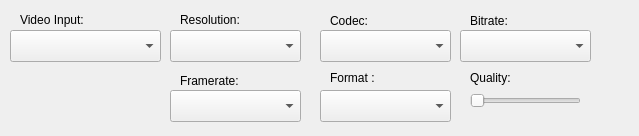
<?xml version="1.0" encoding="UTF-8"?>
<ui version="4.0">
 <class>VideoSetting</class>
 <widget class="QWidget" name="VideoSetting">
  <property name="geometry">
   <rect>
    <x>0</x>
    <y>0</y>
    <width>639</width>
    <height>136</height>
   </rect>
  </property>
  <property name="windowTitle">
   <string>Form</string>
  </property>
  <widget class="QComboBox" name="videoResolutionBox">
   <property name="geometry">
    <rect>
     <x>170</x>
     <y>30</y>
     <width>131</width>
     <height>32</height>
    </rect>
   </property>
  </widget>
  <widget class="QLabel" name="label_9">
   <property name="geometry">
    <rect>
     <x>180</x>
     <y>70</y>
     <width>91</width>
     <height>21</height>
    </rect>
   </property>
   <property name="text">
    <string>Framerate:</string>
   </property>
  </widget>
  <widget class="QComboBox" name="videoCodecBox">
   <property name="geometry">
    <rect>
     <x>320</x>
     <y>30</y>
     <width>131</width>
     <height>32</height>
    </rect>
   </property>
  </widget>
  <widget class="QLabel" name="label_4">
   <property name="geometry">
    <rect>
     <x>330</x>
     <y>70</y>
     <width>141</width>
     <height>16</height>
    </rect>
   </property>
   <property name="text">
    <string>Format :</string>
   </property>
  </widget>
  <widget class="QSlider" name="videoQualitySlider">
   <property name="geometry">
    <rect>
     <x>470</x>
     <y>90</y>
     <width>111</width>
     <height>22</height>
    </rect>
   </property>
   <property name="maximum">
    <number>4</number>
   </property>
   <property name="orientation">
    <enum>Qt::Horizontal</enum>
   </property>
  </widget>
  <widget class="QComboBox" name="containerFormatBox">
   <property name="geometry">
    <rect>
     <x>320</x>
     <y>90</y>
     <width>131</width>
     <height>32</height>
    </rect>
   </property>
  </widget>
  <widget class="QLabel" name="label_8">
   <property name="geometry">
    <rect>
     <x>180</x>
     <y>10</y>
     <width>67</width>
     <height>19</height>
    </rect>
   </property>
   <property name="text">
    <string>Resolution:</string>
   </property>
  </widget>
  <widget class="QLabel" name="label_7">
   <property name="geometry">
    <rect>
     <x>470</x>
     <y>70</y>
     <width>46</width>
     <height>16</height>
    </rect>
   </property>
   <property name="text">
    <string>Quality:</string>
   </property>
  </widget>
  <widget class="QLabel" name="label_6">
   <property name="geometry">
    <rect>
     <x>330</x>
     <y>10</y>
     <width>91</width>
     <height>21</height>
    </rect>
   </property>
   <property name="text">
    <string>Codec:</string>
   </property>
  </widget>
  <widget class="QComboBox" name="videoFramerateBox">
   <property name="geometry">
    <rect>
     <x>170</x>
     <y>90</y>
     <width>131</width>
     <height>32</height>
    </rect>
   </property>
  </widget>
  <widget class="QComboBox" name="videoInput">
   <property name="geometry">
    <rect>
     <x>10</x>
     <y>30</y>
     <width>151</width>
     <height>32</height>
    </rect>
   </property>
  </widget>
  <widget class="QLabel" name="label_10">
   <property name="geometry">
    <rect>
     <x>20</x>
     <y>10</y>
     <width>111</width>
     <height>19</height>
    </rect>
   </property>
   <property name="text">
    <string>Video Input:</string>
   </property>
  </widget>
  <widget class="QComboBox" name="videoBitRateBox">
   <property name="geometry">
    <rect>
     <x>460</x>
     <y>30</y>
     <width>131</width>
     <height>32</height>
    </rect>
   </property>
  </widget>
  <widget class="QLabel" name="label_11">
   <property name="geometry">
    <rect>
     <x>470</x>
     <y>10</y>
     <width>91</width>
     <height>21</height>
    </rect>
   </property>
   <property name="text">
    <string>Bitrate:</string>
   </property>
  </widget>
 </widget>
 <resources/>
 <connections/>
</ui>
